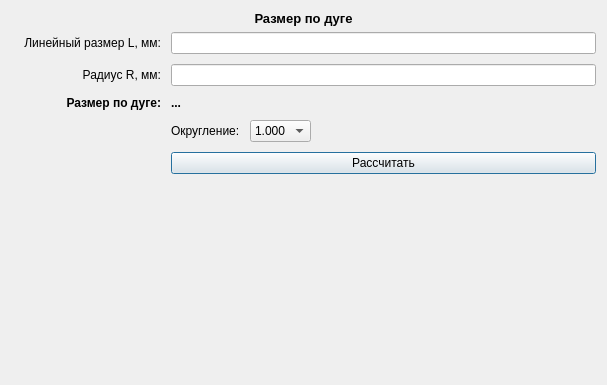
<?xml version="1.0" encoding="UTF-8"?>
<ui version="4.0">
 <class>Form</class>
 <widget class="QWidget" name="Form">
  <property name="geometry">
   <rect>
    <x>0</x>
    <y>0</y>
    <width>607</width>
    <height>385</height>
   </rect>
  </property>
  <property name="windowTitle">
   <string>Form</string>
  </property>
  <layout class="QGridLayout" name="gridLayout_2">
   <item row="4" column="0">
    <widget class="QLabel" name="Images">
     <property name="text">
      <string/>
     </property>
     <property name="pixmap">
      <pixmap>../../engineer_helper_appqt/data/images/images_vesseles/дуга по линейному размеру.png</pixmap>
     </property>
    </widget>
   </item>
   <item row="1" column="0" colspan="2">
    <widget class="QLabel" name="label">
     <property name="enabled">
      <bool>true</bool>
     </property>
     <property name="font">
      <font>
       <pointsize>10</pointsize>
       <weight>75</weight>
       <bold>true</bold>
      </font>
     </property>
     <property name="layoutDirection">
      <enum>Qt::LeftToRight</enum>
     </property>
     <property name="text">
      <string>Размер по дуге</string>
     </property>
     <property name="alignment">
      <set>Qt::AlignCenter</set>
     </property>
     <property name="margin">
      <number>6</number>
     </property>
    </widget>
   </item>
   <item row="5" column="1">
    <spacer name="verticalSpacer">
     <property name="orientation">
      <enum>Qt::Vertical</enum>
     </property>
     <property name="sizeHint" stdset="0">
      <size>
       <width>20</width>
       <height>40</height>
      </size>
     </property>
    </spacer>
   </item>
   <item row="4" column="1">
    <layout class="QGridLayout" name="gridLayout">
     <property name="sizeConstraint">
      <enum>QLayout::SetDefaultConstraint</enum>
     </property>
     <property name="leftMargin">
      <number>0</number>
     </property>
     <property name="spacing">
      <number>10</number>
     </property>
     <item row="3" column="2">
      <layout class="QHBoxLayout" name="horizontalLayout_3">
       <item>
        <widget class="QLabel" name="label_6">
         <property name="text">
          <string>Округление:</string>
         </property>
        </widget>
       </item>
       <item>
        <widget class="QComboBox" name="selection_rounding">
         <item>
          <property name="text">
           <string>1.000</string>
          </property>
         </item>
         <item>
          <property name="text">
           <string>1.00</string>
          </property>
         </item>
         <item>
          <property name="text">
           <string>1.0</string>
          </property>
         </item>
         <item>
          <property name="text">
           <string>1</string>
          </property>
         </item>
        </widget>
       </item>
       <item>
        <spacer name="horizontal_spacer_2">
         <property name="orientation">
          <enum>Qt::Horizontal</enum>
         </property>
         <property name="sizeHint" stdset="0">
          <size>
           <width>20</width>
           <height>20</height>
          </size>
         </property>
        </spacer>
       </item>
      </layout>
     </item>
     <item row="1" column="1">
      <widget class="QLabel" name="label_3">
       <property name="text">
        <string>Радиус R, мм:</string>
       </property>
       <property name="alignment">
        <set>Qt::AlignRight|Qt::AlignTrailing|Qt::AlignVCenter</set>
       </property>
      </widget>
     </item>
     <item row="0" column="2">
      <widget class="QLineEdit" name="input_field_length"/>
     </item>
     <item row="0" column="1">
      <widget class="QLabel" name="label_2">
       <property name="text">
        <string>Линейный размер L, мм:</string>
       </property>
       <property name="alignment">
        <set>Qt::AlignRight|Qt::AlignTrailing|Qt::AlignVCenter</set>
       </property>
      </widget>
     </item>
     <item row="4" column="2">
      <widget class="QPushButton" name="button_calculate">
       <property name="text">
        <string>Рассчитать</string>
       </property>
       <property name="autoDefault">
        <bool>true</bool>
       </property>
       <property name="default">
        <bool>true</bool>
       </property>
      </widget>
     </item>
     <item row="2" column="2">
      <widget class="QLabel" name="result_field">
       <property name="font">
        <font>
         <pointsize>9</pointsize>
         <weight>75</weight>
         <bold>true</bold>
        </font>
       </property>
       <property name="text">
        <string>...</string>
       </property>
      </widget>
     </item>
     <item row="2" column="1">
      <widget class="QLabel" name="label_5">
       <property name="font">
        <font>
         <pointsize>9</pointsize>
         <weight>75</weight>
         <bold>true</bold>
        </font>
       </property>
       <property name="text">
        <string>Размер по дуге:</string>
       </property>
       <property name="alignment">
        <set>Qt::AlignRight|Qt::AlignTrailing|Qt::AlignVCenter</set>
       </property>
      </widget>
     </item>
     <item row="1" column="2">
      <widget class="QLineEdit" name="input_field_radius"/>
     </item>
     <item row="5" column="2">
      <spacer name="verticalSpacer_2">
       <property name="orientation">
        <enum>Qt::Vertical</enum>
       </property>
       <property name="sizeHint" stdset="0">
        <size>
         <width>20</width>
         <height>40</height>
        </size>
       </property>
      </spacer>
     </item>
    </layout>
   </item>
  </layout>
 </widget>
 <tabstops>
  <tabstop>input_field_length</tabstop>
  <tabstop>input_field_radius</tabstop>
  <tabstop>selection_rounding</tabstop>
  <tabstop>button_calculate</tabstop>
 </tabstops>
 <resources/>
 <connections/>
</ui>
